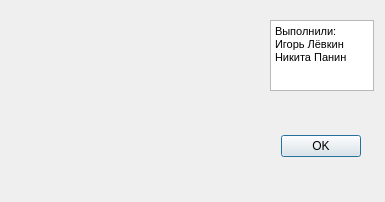
<?xml version="1.0" encoding="UTF-8"?>
<ui version="4.0">
 <class>About</class>
 <widget class="QDialog" name="About">
  <property name="geometry">
   <rect>
    <x>0</x>
    <y>0</y>
    <width>385</width>
    <height>202</height>
   </rect>
  </property>
  <property name="windowTitle">
   <string>Информация об авторах</string>
  </property>
  <widget class="QDialogButtonBox" name="buttonBox">
   <property name="geometry">
    <rect>
     <x>20</x>
     <y>130</y>
     <width>341</width>
     <height>32</height>
    </rect>
   </property>
   <property name="orientation">
    <enum>Qt::Horizontal</enum>
   </property>
   <property name="standardButtons">
    <set>QDialogButtonBox::Ok</set>
   </property>
  </widget>
  <widget class="QLabel" name="label">
   <property name="geometry">
    <rect>
     <x>20</x>
     <y>20</y>
     <width>221</width>
     <height>141</height>
    </rect>
   </property>
   <property name="text">
    <string/>
   </property>
   <property name="pixmap">
    <pixmap>C:/Users/mangr/OneDrive/Изображения/Wallpapers/angel-mech.jpg</pixmap>
   </property>
   <property name="scaledContents">
    <bool>true</bool>
   </property>
  </widget>
  <widget class="QTextEdit" name="textEdit">
   <property name="geometry">
    <rect>
     <x>270</x>
     <y>20</y>
     <width>104</width>
     <height>71</height>
    </rect>
   </property>
   <property name="html">
    <string>&lt;!DOCTYPE HTML PUBLIC &quot;-//W3C//DTD HTML 4.0//EN&quot; &quot;http://www.w3.org/TR/REC-html40/strict.dtd&quot;&gt;
&lt;html&gt;&lt;head&gt;&lt;meta name=&quot;qrichtext&quot; content=&quot;1&quot; /&gt;&lt;style type=&quot;text/css&quot;&gt;
p, li { white-space: pre-wrap; }
&lt;/style&gt;&lt;/head&gt;&lt;body style=&quot; font-family:'MS Shell Dlg 2'; font-size:8.25pt; font-weight:400; font-style:normal;&quot;&gt;
&lt;p style=&quot; margin-top:0px; margin-bottom:0px; margin-left:0px; margin-right:0px; -qt-block-indent:0; text-indent:0px;&quot;&gt;Выполнили:&lt;/p&gt;
&lt;p style=&quot; margin-top:0px; margin-bottom:0px; margin-left:0px; margin-right:0px; -qt-block-indent:0; text-indent:0px;&quot;&gt;Игорь Лёвкин&lt;br /&gt;Никита Панин&lt;/p&gt;&lt;/body&gt;&lt;/html&gt;</string>
   </property>
  </widget>
 </widget>
 <resources/>
 <connections>
  <connection>
   <sender>buttonBox</sender>
   <signal>accepted()</signal>
   <receiver>About</receiver>
   <slot>accept()</slot>
   <hints>
    <hint type="sourcelabel">
     <x>248</x>
     <y>254</y>
    </hint>
    <hint type="destinationlabel">
     <x>157</x>
     <y>274</y>
    </hint>
   </hints>
  </connection>
  <connection>
   <sender>buttonBox</sender>
   <signal>rejected()</signal>
   <receiver>About</receiver>
   <slot>reject()</slot>
   <hints>
    <hint type="sourcelabel">
     <x>316</x>
     <y>260</y>
    </hint>
    <hint type="destinationlabel">
     <x>286</x>
     <y>274</y>
    </hint>
   </hints>
  </connection>
 </connections>
</ui>
